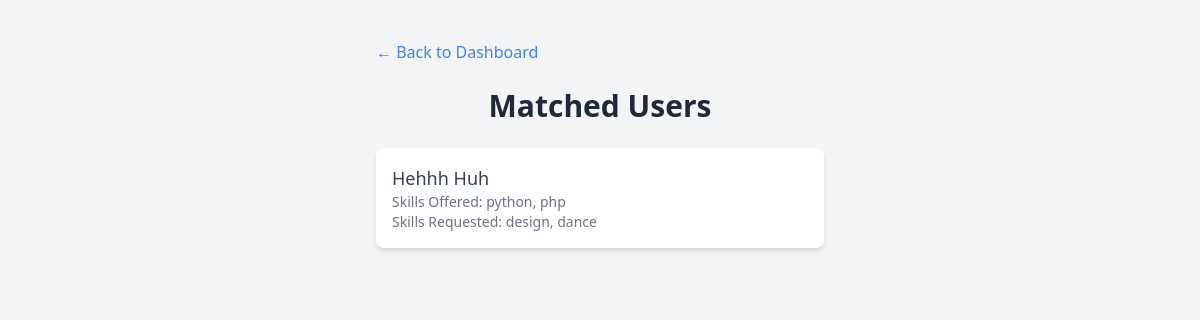
/matches (signed in), run on an earlier commit of the app's database.
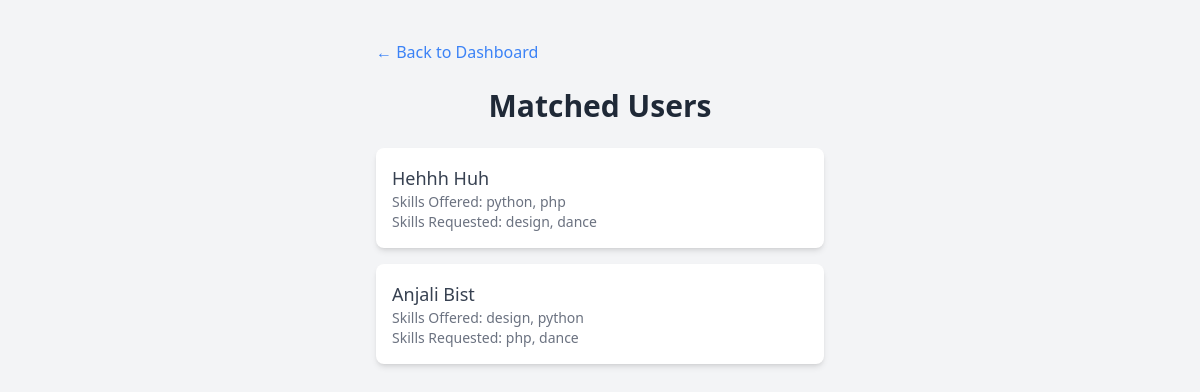
And on a later commit of the database.
### models.py (models this page shows)
class User(db.Model):
    id = db.Column(db.Integer, primary_key=True)
    name = db.Column(db.String(100))
    email = db.Column(db.String(100), unique=True)
    password = db.Column(db.String(200))
    skills_offered = db.Column(db.String(300))
    skills_requested = db.Column(db.String(300))

### app.py (the view)
@app.route("/matches")
def matches():
    if "user_id" not in session:
        return redirect(url_for("login"))
    current_user = User.query.get(session["user_id"])
    requested_skills = [s.strip().lower() for s in current_user.skills_requested.split(",") if s.strip()]
    offered_skills = [s.strip().lower() for s in current_user.skills_offered.split(",") if s.strip()]
    matched_users = []
    users = User.query.all()
    for u in users:
        if u.id == current_user.id:
            continue
        u_offered = [s.strip().lower() for s in u.skills_offered.split(",") if s.strip()]
        u_requested = [s.strip().lower() for s in u.skills_requested.split(",") if s.strip()]
        if any(skill in u_offered for skill in requested_skills) and \
           any(skill in offered_skills for skill in u_requested):
            matched_users.append(u)
    return render_template("matches.html", users=matched_users)

### templates/matches.html (shortened to what this page needs)
<!DOCTYPE html>
<html lang="en">
<head>
<script src="https://cdn.tailwindcss.com"></script>
</head>
<body class="bg-gray-100 min-h-screen flex flex-col items-center py-10">
<div class="w-full max-w-md">
    <a href="/dashboard" class="inline-block mb-6 text-blue-500 hover:underline">&larr; Back to Dashboard</a>
    <h2 class="text-3xl font-bold mb-6 text-gray-800 text-center">Matched Users</h2>
    {% for user in users %}
    <a href="/contact/{{ user.id }}">
        <div class="bg-white shadow-md rounded-lg p-4 mb-4 hover:bg-gray-50 transition">
            <p class="text-lg font-medium text-gray-700">{{ user.name }}</p>
            <p class="text-sm text-gray-500">Skills Offered: {{ user.skills_offered }}</p>
            <p class="text-sm text-gray-500">Skills Requested: {{ user.skills_requested }}</p>
        </div>
    </a>
    {% else %}
    <p class="text-gray-600 text-center">No matches found yet.</p>
    {% endfor %}
</div>
</body>
</html>

What changed in the data, as far as the page shows it:
added User: name "Anjali Bist", skills_offered "design, python", skills_requested "php, dance"
